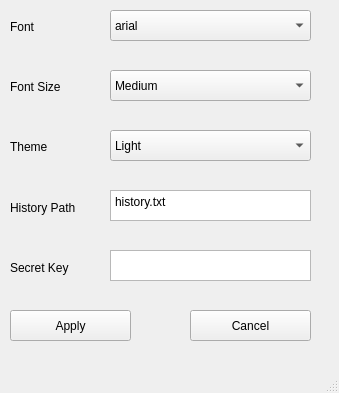
<?xml version="1.0" encoding="UTF-8"?>
<ui version="4.0">
 <class>settings</class>
 <widget class="QMainWindow" name="settings">
  <property name="geometry">
   <rect>
    <x>0</x>
    <y>0</y>
    <width>339</width>
    <height>393</height>
   </rect>
  </property>
  <property name="windowTitle">
   <string>MainWindow</string>
  </property>
  <widget class="QWidget" name="centralwidget">
   <widget class="QTextEdit" name="secretKeySelect">
    <property name="geometry">
     <rect>
      <x>110</x>
      <y>250</y>
      <width>201</width>
      <height>31</height>
     </rect>
    </property>
   </widget>
   <widget class="QTextEdit" name="historySelect">
    <property name="geometry">
     <rect>
      <x>110</x>
      <y>190</y>
      <width>201</width>
      <height>31</height>
     </rect>
    </property>
    <property name="html">
     <string>&lt;!DOCTYPE HTML PUBLIC &quot;-//W3C//DTD HTML 4.0//EN&quot; &quot;http://www.w3.org/TR/REC-html40/strict.dtd&quot;&gt;
&lt;html&gt;&lt;head&gt;&lt;meta name=&quot;qrichtext&quot; content=&quot;1&quot; /&gt;&lt;meta charset=&quot;utf-8&quot; /&gt;&lt;style type=&quot;text/css&quot;&gt;
p, li { white-space: pre-wrap; }
hr { height: 1px; border-width: 0; }
li.unchecked::marker { content: &quot;\2610&quot;; }
li.checked::marker { content: &quot;\2612&quot;; }
&lt;/style&gt;&lt;/head&gt;&lt;body style=&quot; font-family:'Sans Serif'; font-size:9pt; font-weight:400; font-style:normal;&quot;&gt;
&lt;p style=&quot; margin-top:0px; margin-bottom:0px; margin-left:0px; margin-right:0px; -qt-block-indent:0; text-indent:0px;&quot;&gt;history.txt&lt;/p&gt;&lt;/body&gt;&lt;/html&gt;</string>
    </property>
   </widget>
   <widget class="QLabel" name="label">
    <property name="geometry">
     <rect>
      <x>10</x>
      <y>20</y>
      <width>57</width>
      <height>14</height>
     </rect>
    </property>
    <property name="text">
     <string>Font</string>
    </property>
   </widget>
   <widget class="QComboBox" name="fontSelect">
    <property name="geometry">
     <rect>
      <x>110</x>
      <y>10</y>
      <width>201</width>
      <height>31</height>
     </rect>
    </property>
    <item>
     <property name="text">
      <string>arial</string>
     </property>
    </item>
   </widget>
   <widget class="QComboBox" name="fontSizeSelect">
    <property name="geometry">
     <rect>
      <x>110</x>
      <y>70</y>
      <width>201</width>
      <height>31</height>
     </rect>
    </property>
    <item>
     <property name="text">
      <string>Medium</string>
     </property>
    </item>
    <item>
     <property name="text">
      <string>Small</string>
     </property>
    </item>
    <item>
     <property name="text">
      <string>Large</string>
     </property>
    </item>
   </widget>
   <widget class="QLabel" name="label_2">
    <property name="geometry">
     <rect>
      <x>10</x>
      <y>80</y>
      <width>57</width>
      <height>14</height>
     </rect>
    </property>
    <property name="text">
     <string>Font Size</string>
    </property>
   </widget>
   <widget class="QComboBox" name="themeSelect">
    <property name="geometry">
     <rect>
      <x>110</x>
      <y>130</y>
      <width>201</width>
      <height>31</height>
     </rect>
    </property>
    <item>
     <property name="text">
      <string>Light</string>
     </property>
    </item>
    <item>
     <property name="text">
      <string>Dark</string>
     </property>
    </item>
   </widget>
   <widget class="QLabel" name="label_3">
    <property name="geometry">
     <rect>
      <x>10</x>
      <y>140</y>
      <width>57</width>
      <height>14</height>
     </rect>
    </property>
    <property name="text">
     <string>Theme</string>
    </property>
   </widget>
   <widget class="QLabel" name="label_4">
    <property name="geometry">
     <rect>
      <x>10</x>
      <y>200</y>
      <width>81</width>
      <height>16</height>
     </rect>
    </property>
    <property name="text">
     <string>History Path</string>
    </property>
   </widget>
   <widget class="QLabel" name="label_5">
    <property name="geometry">
     <rect>
      <x>10</x>
      <y>260</y>
      <width>81</width>
      <height>16</height>
     </rect>
    </property>
    <property name="text">
     <string>Secret Key</string>
    </property>
   </widget>
   <widget class="QPushButton" name="pushButton">
    <property name="geometry">
     <rect>
      <x>190</x>
      <y>310</y>
      <width>121</width>
      <height>31</height>
     </rect>
    </property>
    <property name="text">
     <string>Cancel</string>
    </property>
   </widget>
   <widget class="QPushButton" name="pushButton_2">
    <property name="geometry">
     <rect>
      <x>10</x>
      <y>310</y>
      <width>121</width>
      <height>31</height>
     </rect>
    </property>
    <property name="text">
     <string>Apply</string>
    </property>
   </widget>
  </widget>
  <widget class="QMenuBar" name="menubar">
   <property name="geometry">
    <rect>
     <x>0</x>
     <y>0</y>
     <width>339</width>
     <height>19</height>
    </rect>
   </property>
  </widget>
  <widget class="QStatusBar" name="statusbar"/>
 </widget>
 <resources/>
 <connections>
  <connection>
   <sender>pushButton_2</sender>
   <signal>clicked()</signal>
   <receiver>settings</receiver>
   <slot>apply_changes()</slot>
   <hints>
    <hint type="sourcelabel">
     <x>45</x>
     <y>341</y>
    </hint>
    <hint type="destinationlabel">
     <x>44</x>
     <y>369</y>
    </hint>
   </hints>
  </connection>
  <connection>
   <sender>pushButton</sender>
   <signal>clicked()</signal>
   <receiver>settings</receiver>
   <slot>discard_changes()</slot>
   <hints>
    <hint type="sourcelabel">
     <x>223</x>
     <y>351</y>
    </hint>
    <hint type="destinationlabel">
     <x>219</x>
     <y>370</y>
    </hint>
   </hints>
  </connection>
  <connection>
   <sender>fontSelect</sender>
   <signal>currentIndexChanged(int)</signal>
   <receiver>settings</receiver>
   <slot>change_font()</slot>
   <hints>
    <hint type="sourcelabel">
     <x>150</x>
     <y>54</y>
    </hint>
    <hint type="destinationlabel">
     <x>144</x>
     <y>62</y>
    </hint>
   </hints>
  </connection>
  <connection>
   <sender>fontSizeSelect</sender>
   <signal>currentIndexChanged(int)</signal>
   <receiver>settings</receiver>
   <slot>change_font_size()</slot>
   <hints>
    <hint type="sourcelabel">
     <x>237</x>
     <y>111</y>
    </hint>
    <hint type="destinationlabel">
     <x>237</x>
     <y>123</y>
    </hint>
   </hints>
  </connection>
  <connection>
   <sender>themeSelect</sender>
   <signal>currentIndexChanged(int)</signal>
   <receiver>settings</receiver>
   <slot>change_theme()</slot>
   <hints>
    <hint type="sourcelabel">
     <x>277</x>
     <y>168</y>
    </hint>
    <hint type="destinationlabel">
     <x>256</x>
     <y>189</y>
    </hint>
   </hints>
  </connection>
  <connection>
   <sender>historySelect</sender>
   <signal>textChanged()</signal>
   <receiver>settings</receiver>
   <slot>change_history_path()</slot>
   <hints>
    <hint type="sourcelabel">
     <x>290</x>
     <y>234</y>
    </hint>
    <hint type="destinationlabel">
     <x>290</x>
     <y>248</y>
    </hint>
   </hints>
  </connection>
  <connection>
   <sender>secretKeySelect</sender>
   <signal>textChanged()</signal>
   <receiver>settings</receiver>
   <slot>change_key()</slot>
   <hints>
    <hint type="sourcelabel">
     <x>158</x>
     <y>295</y>
    </hint>
    <hint type="destinationlabel">
     <x>157</x>
     <y>319</y>
    </hint>
   </hints>
  </connection>
 </connections>
 <slots>
  <slot>apply_changes()</slot>
  <slot>discard_changes()</slot>
  <slot>change_font()</slot>
  <slot>change_font_size()</slot>
  <slot>change_theme()</slot>
  <slot>change_history_path()</slot>
  <slot>change_key()</slot>
 </slots>
</ui>
